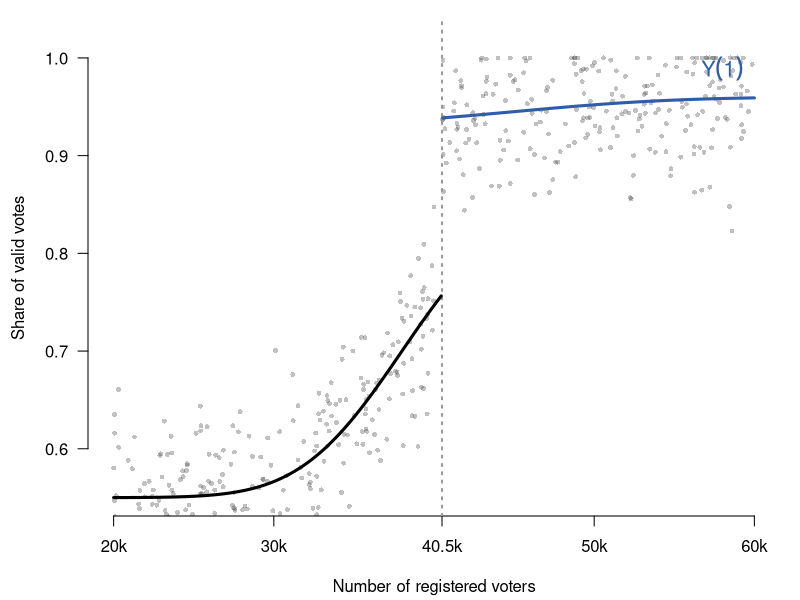
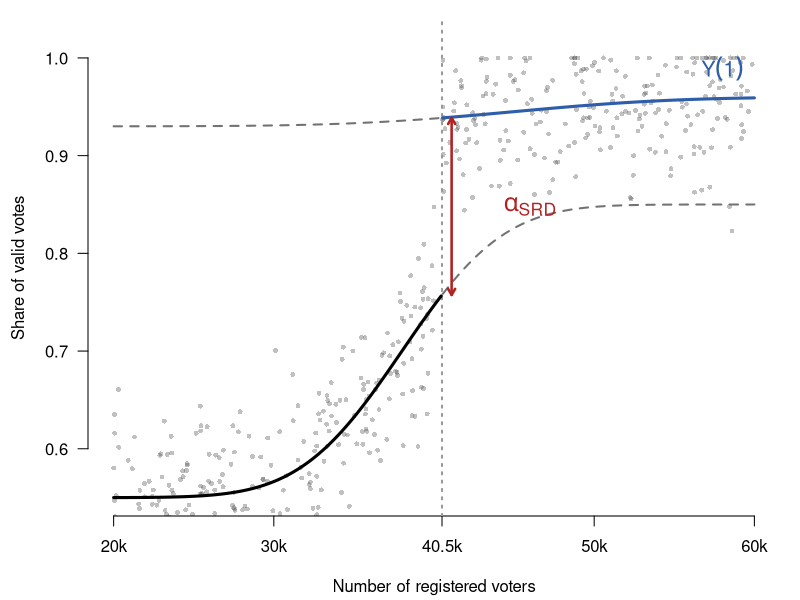

Write the R code that produced these figures, in order.
# make_hidalgo_pos.R
# Stylized Hidalgo-shaped figure illustrating the continuity assumption.
# Generates 4 build-up PDFs for a beamer overlay sequence, plus a combined PDF.
# - data + cutoff
# - + observed Y(0) (left) and Y(1) (right), solid
# - + counterfactual extensions, dashed
# - + treatment effect arrow at cutoff
#
# Output: Hidalgo_pos_1.pdf ... Hidalgo_pos_4.pdf, Hidalgo_pos_all.pdf

set.seed(42)

xmin   <- 20000
xmax   <- 60000
cutoff <- 40500
n      <- 500

voters <- runif(n, xmin, xmax)

y0 <- function(x) 0.55 + 0.30 * pnorm((x - 38000) / 5000)
y1 <- function(x) 0.93 + 0.03 * pnorm((x - 45000) / 8000)

above <- voters > cutoff
y_obs <- ifelse(above, y1(voters), y0(voters)) + rnorm(n, 0, 0.045)
y_obs <- pmin(pmax(y_obs, 0.50), 1.00)

xgrid <- seq(xmin, xmax, length.out = 400)
y0_g  <- y0(xgrid)
y1_g  <- y1(xgrid)
left  <- xgrid <= cutoff
right <- !left

# colors
col_y0_obs    <- "black"
col_y1_obs    <- "#2E5EAA"
col_cf        <- "gray45"
col_cutoff    <- "gray60"
col_effect    <- "#B22222"

draw_base <- function() {
  par(mar = c(4.2, 4.4, 1, 1), bty = "n")
  plot(voters, y_obs,
       pch = 16, col = adjustcolor("gray30", 0.35), cex = 0.65,
       xlim = c(xmin, xmax), ylim = c(0.55, 1.02),
       xlab = "Number of registered voters",
       ylab = "Share of valid votes",
       xaxt = "n", las = 1)
  axis(1, at = c(20000, 30000, 40500, 50000, 60000),
       labels = c("20k", "30k", "40.5k", "50k", "60k"))
  abline(v = cutoff, col = col_cutoff, lty = 3, lwd = 2)
}

draw_observed <- function() {
  lines(xgrid[left],  y0_g[left],  col = col_y0_obs, lwd = 3)
  lines(xgrid[right], y1_g[right], col = col_y1_obs, lwd = 3)
  text(xmin + 2000, y0(xmin) - 0.04, expression(Y(0)),
       col = col_y0_obs, cex = 1.3, font = 2)
  text(xmax - 2000, y1(xmax) + 0.03, expression(Y(1)),
       col = col_y1_obs, cex = 1.3, font = 2)
}

draw_counterfactual <- function() {
  lines(xgrid[right], y0_g[right], col = col_cf, lwd = 2, lty = 2)
  lines(xgrid[left],  y1_g[left],  col = col_cf, lwd = 2, lty = 2)
}

draw_effect_arrow <- function() {
  xa <- cutoff + 600
  arrows(xa, y0(cutoff), xa, y1(cutoff),
         code = 3, length = 0.07, lwd = 2.5, col = col_effect)
  text(cutoff + 5500, (y0(cutoff) + y1(cutoff)) / 2,
       expression(alpha[SRD]), col = col_effect, cex = 1.5)
}

w <- 7.5; h <- 4.6

write_stage <- function(name, fn) {
  pdf(name, width = w, height = h)
  draw_base()
  fn()
  dev.off()
}

write_stage("Hidalgo_pos_2.pdf", function() draw_observed())
write_stage("Hidalgo_pos_4.pdf", function() { draw_observed(); draw_counterfactual(); draw_effect_arrow() })

message("Wrote Hidalgo_pos_2.pdf and Hidalgo_pos_4.pdf to ", getwd())
